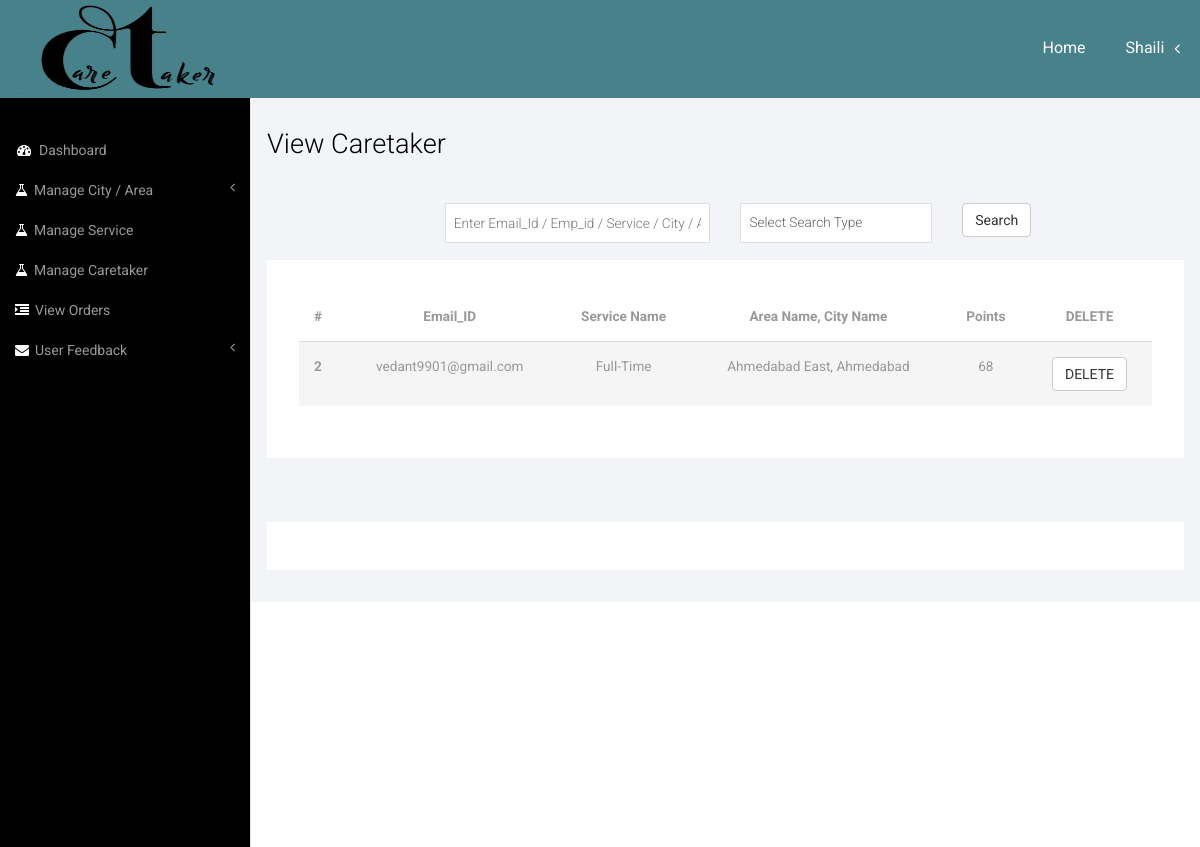
Page /Admin/CareTaker_EVD.php (signed in) on the committed database.
### tables this page shows
CREATE TABLE IF NOT EXISTS `caretaker_master` (
`Emp_id` int(8) NOT NULL,
  `First_name` varchar(16) NOT NULL,
  `Last_name` varchar(16) DEFAULT NULL,
  `Email_ID` varchar(32) NOT NULL,
  `Profile_image` text NOT NULL,
  `User_type` varchar(5) NOT NULL DEFAULT 'CT',
  `Service_id` int(2) NOT NULL,
  `City_id` int(4) NOT NULL,
  `Area_id` int(8) NOT NULL,
  `Contact_no` bigint(10) NOT NULL,
  `Points` int(4) NOT NULL DEFAULT '50',
  `Available` tinyint(1) NOT NULL DEFAULT '1',
  `Password` varchar(32) NOT NULL DEFAULT 'caretaker',
  `Deleted` tinyint(1) NOT NULL DEFAULT '0',
  `Time_Stamp` date NOT NULL
);

CREATE TABLE IF NOT EXISTS `service_master` (
`Service_id` int(50) NOT NULL,
  `Service_type` varchar(50) NOT NULL,
  `Service_fees` int(50) DEFAULT NULL,
  `Deleted` tinyint(1) NOT NULL DEFAULT '0'
);

CREATE TABLE IF NOT EXISTS `area_master` (
`Area_id` int(8) NOT NULL,
  `Area_name` varchar(16) NOT NULL,
  `City_id` int(4) NOT NULL,
  `Deleted` tinyint(1) NOT NULL DEFAULT '0'
);

CREATE TABLE IF NOT EXISTS `city_master` (
`City_id` int(4) NOT NULL,
  `City_name` varchar(16) NOT NULL,
  `Deleted` tinyint(1) NOT NULL DEFAULT '0'
);

### Admin/CareTaker_EVD.php (the view, shortened to what this page needs)
<!DOCTYPE HTML>
<html>
<?php
require("../connection.php");
require_once("Navigation.php");
?>
<head>
</head>
<body>
<div id="wrapper">
    <div id="page-wrapper" style="margin-top: 98px;">
        <div class="col-md-12 graphs">
            <div class="xs">
                <h3>View Caretaker</h3>
                <form action="" method="post" class="form-horizontal">
                    <div class="col-sm-12" style="margin-top: 16px;">
                        <div class="col-sm-2"> </div>
                        <div class="col-sm-4">
                            <input type="text" class="form-control1" name="Search" placeholder="Enter Email_Id / Emp_id / Service / City / Area">
                        </div>
                        <div class="col-sm-3">
                            <select class="form-control1" name="Type">
                                <option value="">Select Search Type</option>
                            </select>
                        </div>
                        <div class="col-sm-2">
                            <input type="submit" name="Submit" value="Search" class="btn btn-default">
                        </div>
                    </div>
                </form>
                <div class="tab-content" style="margin-top: 100px;">
                    <div class="tab-pane active" id="horizontal-form">
                        <div class="bs-example4" data-example-id="contextual-table">
                            <?php
                            if(isset($_POST['Submit'])){
                                if($_POST['Type']=="1"){
                                    $selectSQL = "SELECT * FROM `caretaker_master` where Deleted=0 AND Emp_id>1 AND Emp_id='{$_POST['Search']}' ORDER BY `Emp_id`";
                                }
                                elseif($_POST['Type']=="2")
                                {
                                    $selectSQL = "SELECT * FROM `caretaker_master` where Deleted=0 AND Emp_id>1 AND Email_ID='{$_POST['Search']}' ORDER BY `Emp_id`";
                                }
                                elseif($_POST['Type']=="3")
                                {
                                    $CitySelect="SELECT City_id FROM `city_master` WHERE City_name='{$_POST['Search']}'";
                                    $CityResult=mysql_query($CitySelect);
                                    $CityRow=mysql_fetch_assoc($CityResult);
                                    $selectSQL = "SELECT * FROM `caretaker_master` where Deleted=0 AND Emp_id>1 AND City_id='{$CityRow['City_id']}' ORDER BY `Emp_id`";
                                }
                                elseif($_POST['Type']=="4")
                                {
                                    $AreaSelect="SELECT Area_id FROM `area_master` WHERE Area_name='{$_POST['Search']}'";
                                    $AreaResult=mysql_query($AreaSelect);
                                    $AreaRow=mysql_fetch_assoc($AreaResult);
                                    $selectSQL = "SELECT * FROM `caretaker_master` where Deleted=0 AND Emp_id>1 AND Area_id='{$AreaRow['Area_id']}' ORDER BY `Emp_id`";
                                }
                                elseif($_POST['Type']=="5")
                                {
                                    $ServiceSelect="SELECT Service_id FROM `service_master` WHERE Service_type='{$_POST['Search']}'";
                                    $ServiceResult=mysql_query($ServiceSelect);
                                    $ServiceRow=mysql_fetch_assoc($ServiceResult);
                                    $selectSQL = "SELECT * FROM `caretaker_master` where Deleted=0 AND Emp_id>1 AND Service_id='{$ServiceRow['Service_id']}' ORDER BY `Emp_id`";
                                }
                            }
                            else{
                                $selectSQL = "SELECT * FROM `caretaker_master` where Deleted=0 AND Emp_id>1 ORDER BY `Emp_id`";
                            }
                            if( !( $selectRes = mysql_query( $selectSQL ) ) ){
                                echo 'Retrieval of data from Database Failed - #'.mysql_errno().': '.mysql_error();
                            }
                            else{
                            ?>
                            <table class="table">
                                <thead>
                                <tr>
                                    <th>#</th>
                                    <th style="text-align: center">Email_ID</th>
                                    <th style="text-align: center">Service Name</th>
                                    <th style="text-align: center">Area Name, City Name</th>
                                    <th style="text-align: center">Points</th>
                                    <th style="text-align: center">DELETE</th>
                                </tr>
                                </thead>
                                <tbody>
                                <?php
                                if (mysql_num_rows($selectRes) == 0) {
                                    echo '<tr><td colspan="3">No Rows Returned</td></tr>';
                                } else {
                                    $mit = 1;
                                    while ($row = mysql_fetch_assoc($selectRes)) {
                                        $gandhi = $row['Email_ID'];
                                        $id = $row['Emp_id'];
                                        $SSelect="SELECT Service_type FROM `service_master` WHERE Service_id='{$row['Service_id']}'";
                                        $SResult=mysql_query($SSelect,$con);
                                        $Srow=mysql_fetch_assoc($SResult);
                                        $ASelect="SELECT Area_name FROM `area_master` WHERE Area_id='{$row['Area_id']}'";
                                        $AResult=mysql_query($ASelect,$con);
                                        $Arow=mysql_fetch_assoc($AResult);
                                        $CSelect="SELECT City_name FROM `city_master` WHERE City_id='{$row['City_id']}'";
                                        $CResult=mysql_query($CSelect,$con);
                                        $Crow=mysql_fetch_assoc($CResult);
                                        if ($mit % 2 == 1) {
                                            echo "<tr class=\"active\"><th>{$row['Emp_id']}</th><td align=\"center\">{$row['Email_ID']}</td><td align=\"center\">{$Srow['Service_type']}</td><td align=\"center\">{$Arow['Area_name']}, {$Crow['City_name']}</td><td align=\"center\">{$row['Points']}</td><td align=\"center\"><input type='button' value='DELETE' onclick='mfunction(this)' data-name='$gandhi' data-id='$id' class=\"btn btn-default\"></td></tr>\n";
                                        }
                                        $mit++;
                                    }
                                }
                                }
                                ?>
                                </tbody>
                            </table>
                        </div>
                    </div>
                </div>
                <div class="copy_layout">
                </div>
            </div>
        </div>
    </div>
</body>
</html>

### css/style.css (style rules this page uses)
h4, h5, h6, h1, h2, h3 { margin-top: 0; }
html, body { font-family: 'Roboto', sans-serif; font-size: 100%; background:#000; overflow-x: hidden; }
.but_list, .tab-content { margin:1.5em 0 0 0; }
.graphs { padding: 2em 1em; background: #f2f4f8; font-family: 'Roboto', sans-serif; }
.form-control1, .form-control_2.input-sm { border: 1px solid #e0e0e0; padding: 5px 8px; color: #616161; background: #fff; box-shadow: none !important; width: 100%; font-size: 0.85em; font-weight: 300; height: 40px; border-radius: 0; -webkit-appearance: none; }
.bs-example4 { background: #fff; padding: 2em; }
.xs h3, .widget_head { color:#000; font-size:1.7em; font-weight:300; margin-bottom: 1em; }
.table > thead > tr > th, .table > tbody > tr > th, .table > tfoot > tr > th, .table > thead > tr > td, .table > tbody > tr > td, .table > tfoot > tr > td { border-top: none !important; }
.tab-content > .active { display: block; visibility: visible; }
.table > thead > tr > th, .table > tbody > tr > th, .table > tfoot > tr > th, .table > thead > tr > td, .table > tbody > tr > td, .table > tfoot > tr > td { font-size: 0.85em; color: #999; }
.table td, .table>tbody>tr>td, .table>tbody>tr>th, .table>tfoot>tr>td, .table>tfoot>tr>th, .table>thead>tr>td, .table>thead>tr>th { padding:15px !important; }
.table > thead > tr > th { border-bottom: 1px solid #ddd !important; }
.copy_layout { padding:1.5em 0; background:#fff; text-align:center; margin: 4em 0 0em 0; }

### css/custom.css (style rules this page uses)
#wrapper { width: 100%; }
#page-wrapper { min-height: 568px; background-color: #fff; }
@media (min-width:768px) { #page-wrapper { position: inherit; margin: 0 0 0 250px; border-left: 1px solid #e7e7e7; } }

### rows in the picture
caretaker_master: Emp_id "2", Email_ID "vedant9901@gmail.com", Service.Service_type "Full-Time", Area.Area_name "Ahmedabad East", City.City_name "Ahmedabad", Points "68"

### other values in the picture
$_SESSION["First_name"] "Shaili"
